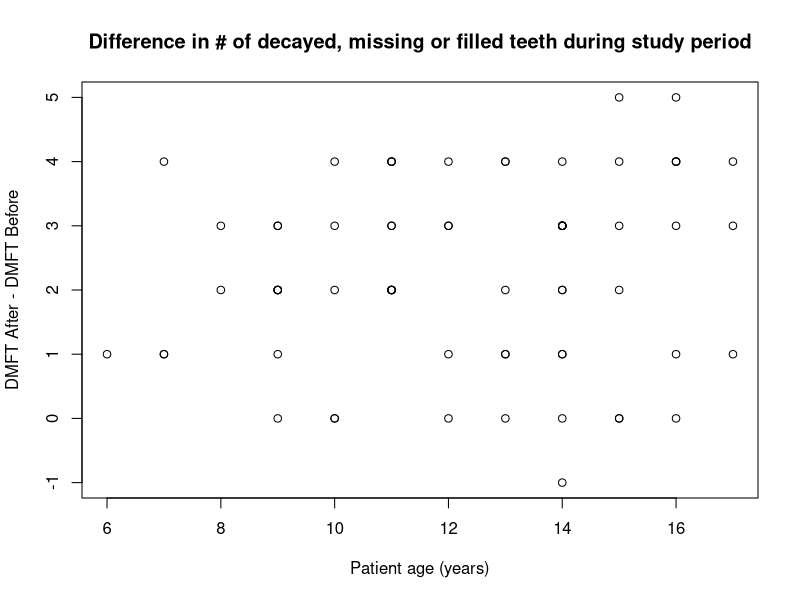
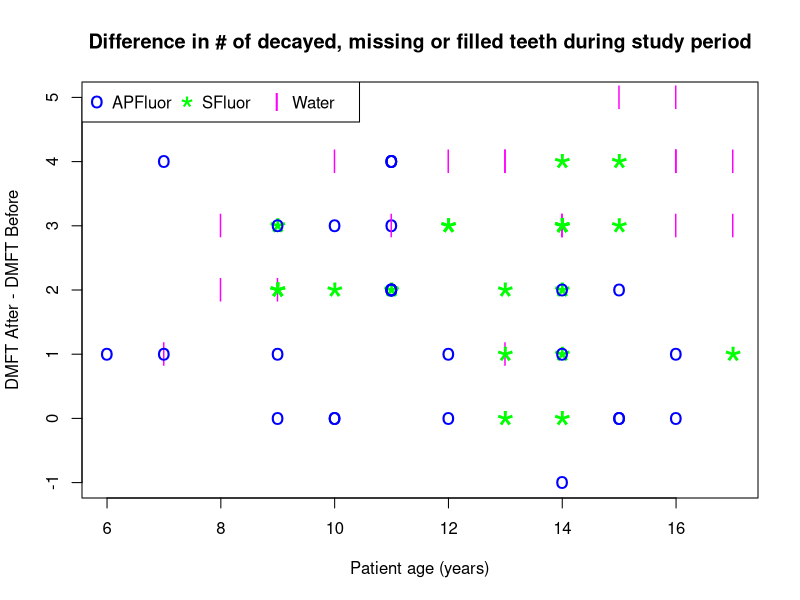
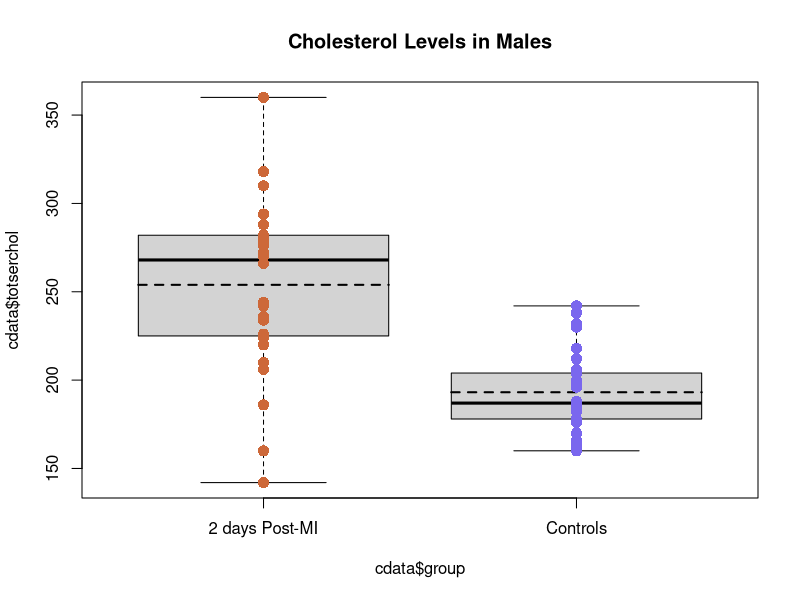
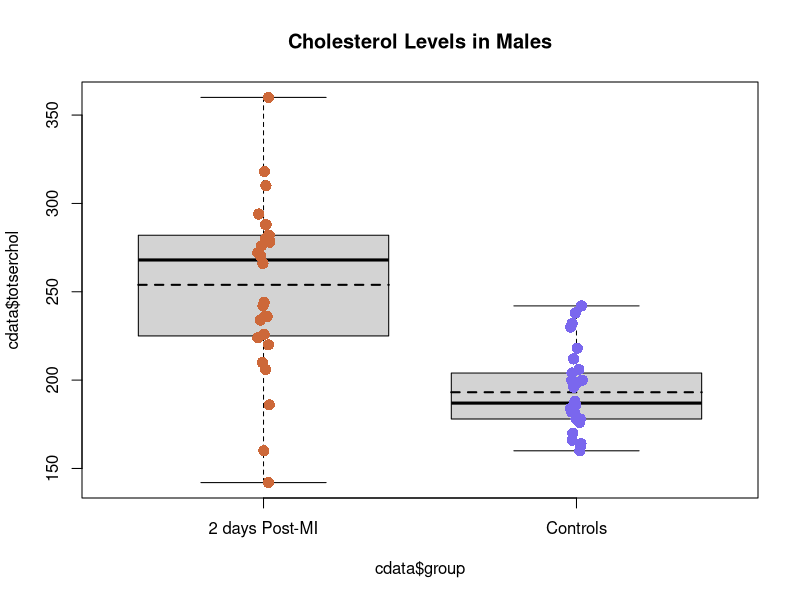
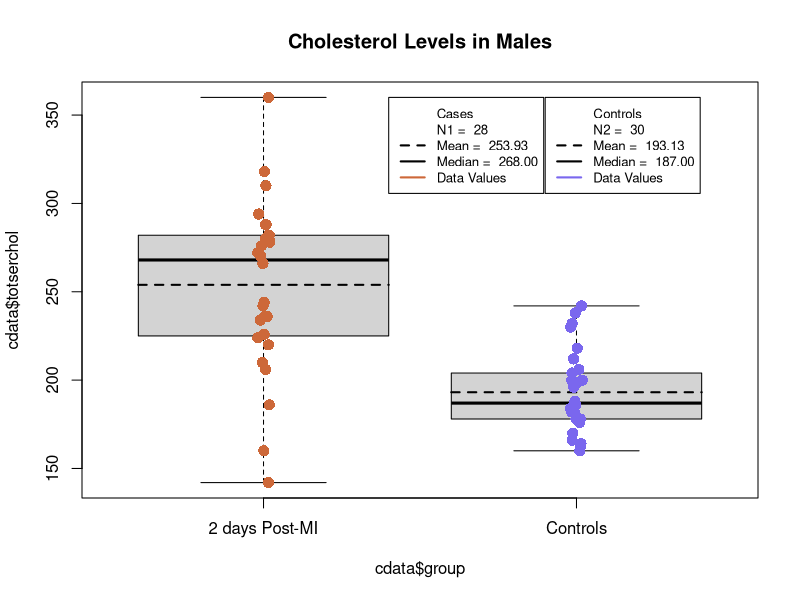
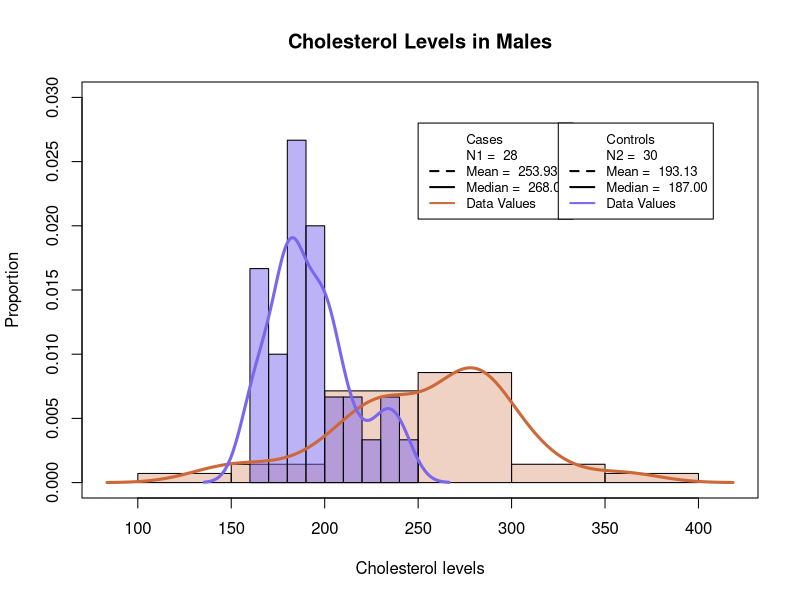
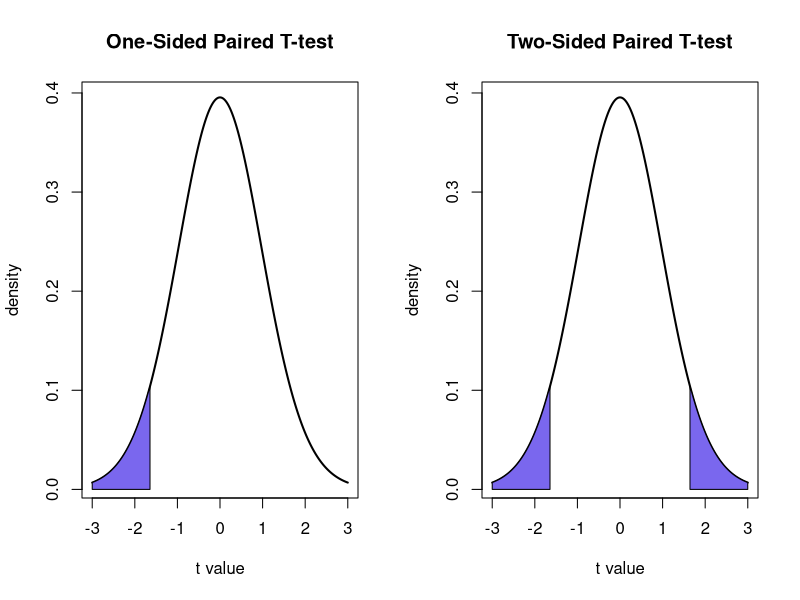
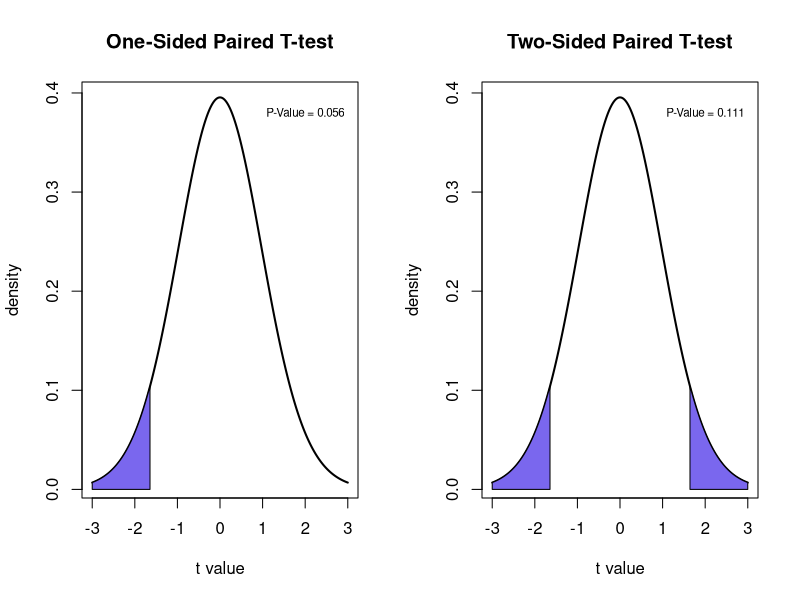

Here is the R script that generated these plots, in order:

# ~~~~~~~~~~~~~~~~~~~~~~~~~~~~~~~~~~~~~~~~~~~~~~~~~~~~~~~~~~
# ~ BIOS 721 Practice Problems: Topic 5 Set 2 Solution Key ~
# ~~~~~~~~~~~~~~~~~~~~~~~~~~~~~~~~~~~~~~~~~~~~~~~~~~~~~~~~~~

# ----------------------------------------------------------
# Question 1: 

# Part (a)
setwd('')                               # <-- Set for your machine!
fdata <- read.csv("fluoride.csv")       # Read in data file 
fdata$DIFF <- fdata$AFTER-fdata$BEFORE  # Create primary outcome variable 

plot(fdata$AGE,fdata$DIFF, 
     main='Difference in # of decayed, missing or filled teeth during study period',
     ylab='DMFT After - DMFT Before',
     xlab='Patient age (years)')

# Part (b)
pch <- rep('o',69)
pch[fdata$TRT=='SF'] <- '*'
pch[fdata$TRT=='W'] <- '|'

col <- rep('blue',69)
col[fdata$TRT=='SF'] <- 'green'
col[fdata$TRT=='W'] <- 'magenta'

cex <- rep(1.5,69)
cex[fdata$TRT=='SF'] <- 3

plot(fdata$AGE,fdata$DIFF, 
     main='Difference in # of decayed, missing or filled teeth during study period',
     ylab='DMFT After - DMFT Before',
     xlab='Patient age (years)',
     pch=pch,
     col=col,
     cex=cex)

legend('topleft',
       legend=c('APFluor','SFluor','Water'),
       pch=c('o','*','l'),
       col=c('blue','green','magenta'),
       horiz=T,
       pt.cex=c(1.5,2.2,1.5))


# ----------------------------------------------------------
# Question 2: 

# Part (a)
setwd('')                                     # <-- Set for your machine!
cdata <- read.csv("cholesterol.csv")          # Read in data file 
cases <- subset(cdata,cdata$group=='Case')    # Create subsets 
controls <- subset(cdata,cdata$group=='Control')

boxplot(cdata$totserchol~cdata$group,
        main='Cholesterol Levels in Males',
        names=c('2 days Post-MI','Controls'),
        col='lightgray')

segments(0.6,mean(cases$totserchol),
         1.4,mean(cases$totserchol),
         lty=2,lwd=2)
segments(1.6,mean(controls$totserchol),
         2.4,mean(controls$totserchol),
         lty=2,lwd=2)

points(rep(1,length(cases$totserchol)),
       cases$totserchol,
      cex=1.5,col='sienna3',pch=16)

points(rep(2,length(controls$totserchol)),
       controls$totserchol,
       cex=1.5,col='slateblue2',pch=16)


# Part (b)
set.seed(123)
boxplot(cdata$totserchol~cdata$group,
        main='Cholesterol Levels in Males',
        names=c('2 days Post-MI','Controls'),
        col='lightgray')

segments(0.6,mean(cases$totserchol),
         1.4,mean(cases$totserchol),
         lty=2,lwd=2)
segments(1.6,mean(controls$totserchol),
         2.4,mean(controls$totserchol),
         lty=2,lwd=2)

points(rep(1,length(cases$totserchol))+runif(length(cases$totserchol),-0.02,0.02),
       cases$totserchol,
       cex=1.5,col='sienna3',pch=16)

points(rep(2,length(controls$totserchol))+runif(length(controls$totserchol),-0.02,0.02),
       controls$totserchol,
       cex=1.5,col='slateblue2',pch=16)


# Part (c)
set.seed(123)
boxplot(cdata$totserchol~cdata$group,
        main='Cholesterol Levels in Males',
        names=c('2 days Post-MI','Controls'),
        col='lightgray')

segments(0.6,mean(cases$totserchol),
         1.4,mean(cases$totserchol),
         lty=2,lwd=2)
segments(1.6,mean(controls$totserchol),
         2.4,mean(controls$totserchol),
         lty=2,lwd=2)

points(rep(1,length(cases$totserchol))+runif(length(cases$totserchol),-0.02,0.02),
       cases$totserchol,
       cex=1.5,col='sienna3',pch=16)
points(rep(2,length(controls$totserchol))+runif(length(controls$totserchol),-0.02,0.02),
       controls$totserchol,
       cex=1.5,col='slateblue2',pch=16)

legend(1.4,360,
       legend=c('Cases',
                paste('N1 = ',dim(cases)[1]),
                paste('Mean = ',round(mean(cases$totserchol),2)),
                paste('Median = ',formatC(round(median(cases$totserchol),2),2,format='f')),
                'Data Values'),
       col=c(NA,NA,'black','black','sienna3'),
       lty=c(NA,NA,2,1,1),lwd=c(NA,NA,2,2,2),cex=.8)
legend(1.9,360,
       legend=c('Controls',
                paste('N2 = ',dim(controls)[1]),
                paste('Mean = ',round(mean(controls$totserchol),2)),
                paste('Median = ',formatC(round(median(controls$totserchol),2),2,format='f')),
                'Data Values'),
       col=c(NA,NA,'black','black','slateblue2'),
       lty=c(NA,NA,2,1,1),lwd=c(NA,NA,2,2,2),cex=.8)


# ----------------------------------------------------------
# Question 3: 
library(scales)

d1 <- density(cases$totserchol)
d2 <- density(controls$totserchol)
hist(cases$totserchol,freq=F,
     ylim=c(0,0.03),
     xlim=range(d1$x,d2$x),
     main='Cholesterol Levels in Males',
     xlab='Cholesterol levels',
     ylab='Proportion',
     col=alpha('sienna3',0.3))
hist(controls$totserchol,freq=F,add=T,
     col=alpha('slateblue2', 0.5))
lines(d1$x,d1$y,col='sienna3',lwd=3)
lines(d2$x,d2$y,col='slateblue2',lwd=3)
legend(250,0.028,
       legend=c('Cases',
                paste('N1 = ',dim(cases)[1]),
                paste('Mean = ',round(mean(cases$totserchol),2)),
                paste('Median = ',formatC(round(median(cases$totserchol),2),2,format='f')),
                'Data Values'),
       col=c(NA,NA,'black','black','sienna3'),
       lty=c(NA,NA,2,1,1),lwd=c(NA,NA,2,2,2),cex=.8)
legend(325,0.028,
       legend=c('Controls',
                paste('N2 = ',dim(controls)[1]),
                paste('Mean = ',round(mean(controls$totserchol),2)),
                paste('Median = ',formatC(round(median(controls$totserchol),2),2,format='f')),
                'Data Values'),
       col=c(NA,NA,'black','black','slateblue2'),
       lty=c(NA,NA,2,1,1),lwd=c(NA,NA,2,2,2),cex=.8)
box()


# ----------------------------------------------------------
# Question 4:

t.stat<- -3/(10/sqrt(30))
one.sided.pval <- pt(t.stat,df=29)
two.sided.pval <- 2*one.sided.pval

t.stat
one.sided.pval
two.sided.pval

# Part (a)
par(mfrow=c(1,2))
t.values <- seq(-3,3,0.001)     # Same support set as N(0,1)
t.density <- dt(t.values,29)

plot(t.values,t.density,type="l",lwd=2,
     main="One-Sided Paired T-test",
     ylab="density",xlab="t value")

x1<-c(-3,seq(-3,t.stat,by=0.001),t.stat)      
y1<-c(0,dt(seq(-3,t.stat,by=0.001),29),0)
polygon(x1,y1,col="slateblue2")               # Shade lower tail

plot(t.values,t.density,type="l",lwd=2,
     main="Two-Sided Paired T-test",
     ylab="density",xlab="t value")

x2<-c(-1*t.stat,seq(-1*t.stat,3,by=0.001),3)  
y2<-c(0,dt(seq(-1*t.stat,3,by=0.001),29),0)
polygon(x1,y1,col="slateblue2")               # Shade lower tail
polygon(x2,y2,col="slateblue2")               # Shade upper tail


# Part (b)
par(mfrow=c(1,2))
t.values <- seq(-3,3,0.001)     # Same support set as N(0,1)
t.density <- dt(t.values,29)

plot(t.values,t.density,type="l",lwd=2,
     main="One-Sided Paired T-test",
     ylab="density",xlab="t value")

x1<-c(-3,seq(-3,t.stat,by=0.001),t.stat)      
y1<-c(0,dt(seq(-3,t.stat,by=0.001),29),0)
polygon(x1,y1,col="slateblue2")               # Shade lower tail

text(2,0.38,cex=0.7,
     paste('P-Value =',round(one.sided.pval,3)))

plot(t.values,t.density,type="l",lwd=2,
     main="Two-Sided Paired T-test",
     ylab="density",xlab="t value")

x2<-c(-1*t.stat,seq(-1*t.stat,3,by=0.001),3)  
y2<-c(0,dt(seq(-1*t.stat,3,by=0.001),29),0)
polygon(x1,y1,col="slateblue2")               # Shade lower tail
polygon(x2,y2,col="slateblue2")               # Shade upper tail

text(2,0.38,cex=0.7,
     paste('P-Value =',round(two.sided.pval,3)))


# Part (c)
par(mfrow=c(1,2),oma=c(0,0,2,0))
t.values <- seq(-3,3,0.001)     # Same support set as N(0,1)
t.density <- dt(t.values,29)

plot(t.values,t.density,type="l",lwd=2,
     main="One-Sided Paired T-test",
     ylab="density",xlab="t value")

x1<-c(-3,seq(-3,t.stat,by=0.001),t.stat)      
y1<-c(0,dt(seq(-3,t.stat,by=0.001),29),0)
polygon(x1,y1,col="slateblue2")               # Shade lower tail

text(2,0.38,cex=0.7,
     paste('P-Value =',round(one.sided.pval,3)))

plot(t.values,t.density,type="l",lwd=2,
     main="Two-Sided Paired T-test",
     ylab="density",xlab="t value")

x2<-c(-1*t.stat,seq(-1*t.stat,3,by=0.001),3)  
y2<-c(0,dt(seq(-1*t.stat,3,by=0.001),29),0)
polygon(x1,y1,col="slateblue2")               # Shade lower tail
polygon(x2,y2,col="slateblue2")               # Shade upper tail

text(2,0.38,cex=0.7,
     paste('P-Value =',round(two.sided.pval,3)))

mtext('P-Value for Paired T-test',            # Add global title 
      cex=1.5,font=2,side=3,line=0,outer=TRUE)


# Part (d)
par(mfrow=c(1,2))
t.values <- seq(-3,3,0.001)     # Same support set as N(0,1)
t.density <- dt(t.values,29)

plot(t.values,t.density,type="l",lwd=2,
     main="One-Sided Paired T-test",
     ylab="density",xlab="t value")

t.one.sided <- qt(0.05,df=29)         # One-sided critical value 

x<-c(-3,seq(-3,t.one.sided,by=0.001),t.one.sided)      
y<-c(0,dt(seq(-3,t.one.sided,by=0.001),29),0)
polygon(x,y,col="slateblue2")           # Shade rejection region

plot(t.values,t.density,type="l",lwd=2,
     main="Two-Sided Paired T-test",
     ylab="density",xlab="t value")

t1.two.sided <- qt(0.025,df=29)      # Two-sided critical values 
t2.two.sided <- qt(0.975,df=29)

x1<-c(-3,seq(-3,t1.two.sided,by=0.001),t1.two.sided)      
y1<-c(0,dt(seq(-3,t1.two.sided,by=0.001),29),0)
x2<-c(t2.two.sided,seq(t2.two.sided,3,by=0.001),3)  
y2<-c(0,dt(seq(t2.two.sided,3,by=0.001),29),0)
polygon(x1,y1,col="slateblue2")         # Shade rejection region              
polygon(x2,y2,col="slateblue2")


# Part (e)
par(mfrow=c(1,2))
t.values <- seq(-3,3,0.001)     # Same support set as N(0,1)
t.density <- dt(t.values,29)

plot(t.values,t.density,type="l",lwd=2,
     main="One-Sided Paired T-test",
     ylab="density",xlab="t value")

t.one.sided <- qt(0.05,df=29)         # One-sided critical value 

x<-c(-3,seq(-3,t.one.sided,by=0.001),t.one.sided)      
y<-c(0,dt(seq(-3,t.one.sided,by=0.001),29),0)
polygon(x,y,col="slateblue2")           # Shade rejection region

segments(t.stat,0,t.stat,0.15,         # Plot observed test stat
         col='red',lty=2,lwd=3)

plot(t.values,t.density,type="l",lwd=2,
     main="Two-Sided Paired T-test",
     ylab="density",xlab="t value")

t1.two.sided <- qt(0.025,df=29)      # Two-sided critical values 
t2.two.sided <- qt(0.975,df=29)

x1<-c(-3,seq(-3,t1.two.sided,by=0.001),t1.two.sided)      
y1<-c(0,dt(seq(-3,t1.two.sided,by=0.001),29),0)
x2<-c(t2.two.sided,seq(t2.two.sided,3,by=0.001),3)  
y2<-c(0,dt(seq(t2.two.sided,3,by=0.001),29),0)
polygon(x1,y1,col="slateblue2")         # Shade rejection region              
polygon(x2,y2,col="slateblue2")

segments(t.stat,0,t.stat,0.15,         # Plot observed test stat
         col='red',lty=2,lwd=3)


# Part (f)
par(mfrow=c(1,2))
t.values <- seq(-3,3,0.001)     # Same support set as N(0,1)
t.density <- dt(t.values,29)

plot(t.values,t.density,type="l",lwd=2,
     main="One-Sided Paired T-test",
     ylab="density",xlab="t value")

t.one.sided <- qt(0.05,df=29)         # One-sided critical value 

x<-c(-3,seq(-3,t.one.sided,by=0.001),t.one.sided)      
y<-c(0,dt(seq(-3,t.one.sided,by=0.001),29),0)
polygon(x,y,col="slateblue2")           # Shade rejection region

segments(t.stat,0,t.stat,0.15,         # Plot observed test stat
         col='red',lty=2,lwd=3)

legend('topleft',                      # Add legend 
       legend='Observed Test Statistic',
       cex=0.6,col='red',lty=2,lwd=1.5)

plot(t.values,t.density,type="l",lwd=2,
     main="Two-Sided Paired T-test",
     ylab="density",xlab="t value")

t1.two.sided <- qt(0.025,df=29)      # Two-sided critical values 
t2.two.sided <- qt(0.975,df=29)

x1<-c(-3,seq(-3,t1.two.sided,by=0.001),t1.two.sided)      
y1<-c(0,dt(seq(-3,t1.two.sided,by=0.001),29),0)
x2<-c(t2.two.sided,seq(t2.two.sided,3,by=0.001),3)  
y2<-c(0,dt(seq(t2.two.sided,3,by=0.001),29),0)
polygon(x1,y1,col="slateblue2")         # Shade rejection region              
polygon(x2,y2,col="slateblue2")

segments(t.stat,0,t.stat,0.15,         # Plot observed test stat
         col='red',lty=2,lwd=3)


# Part (g)
par(mfrow=c(1,2),oma=c(0,0,2,0))
t.values <- seq(-3,3,0.001)     # Same support set as N(0,1)
t.density <- dt(t.values,29)

plot(t.values,t.density,type="l",lwd=2,
     main="One-Sided Paired T-test",
     ylab="density",xlab="t value")

t.one.sided <- qt(0.05,df=29)         # One-sided critical value 

x<-c(-3,seq(-3,t.one.sided,by=0.001),t.one.sided)      
y<-c(0,dt(seq(-3,t.one.sided,by=0.001),29),0)
polygon(x,y,col="slateblue2")           # Shade rejection region

segments(t.stat,0,t.stat,0.15,         # Plot observed test stat
         col='red',lty=2,lwd=3)

legend('topleft',                      # Add legend 
       legend='Observed Test Statistic',
       cex=0.6,col='red',lty=2,lwd=1.5)

plot(t.values,t.density,type="l",lwd=2,
     main="Two-Sided Paired T-test",
     ylab="density",xlab="t value")

t1.two.sided <- qt(0.025,df=29)      # Two-sided critical values 
t2.two.sided <- qt(0.975,df=29)

x1<-c(-3,seq(-3,t1.two.sided,by=0.001),t1.two.sided)      
y1<-c(0,dt(seq(-3,t1.two.sided,by=0.001),29),0)
x2<-c(t2.two.sided,seq(t2.two.sided,3,by=0.001),3)  
y2<-c(0,dt(seq(t2.two.sided,3,by=0.001),29),0)
polygon(x1,y1,col="slateblue2")         # Shade rejection region              
polygon(x2,y2,col="slateblue2")

segments(t.stat,0,t.stat,0.15,         # Plot observed test stat
         col='red',lty=2,lwd=3)

mtext('Rejection Region for Paired T-test',   # Add global title 
      cex=1.5,font=2,side=3,line=0,outer=TRUE)

# ----------------------------------------------------------
# End of Program
